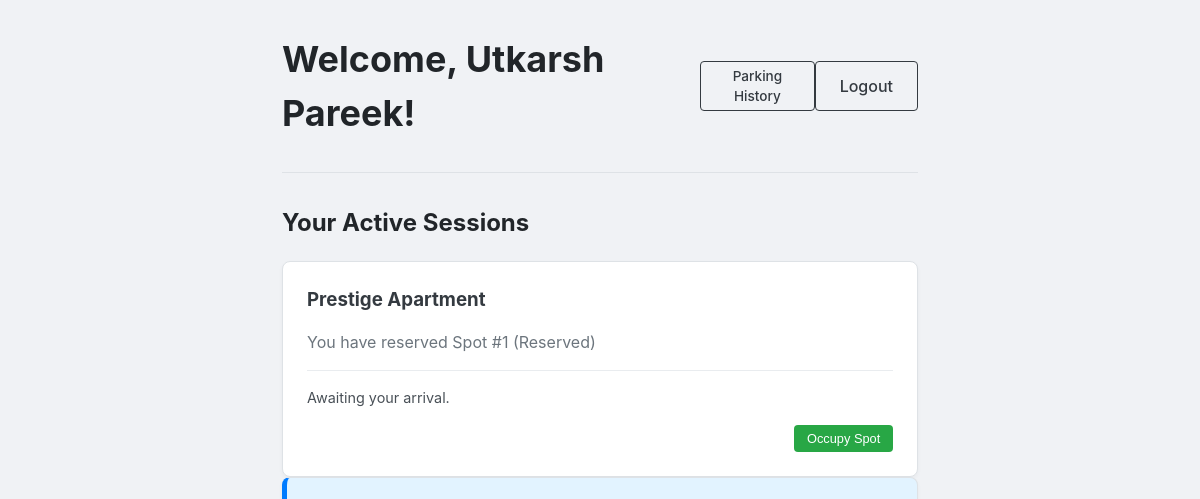
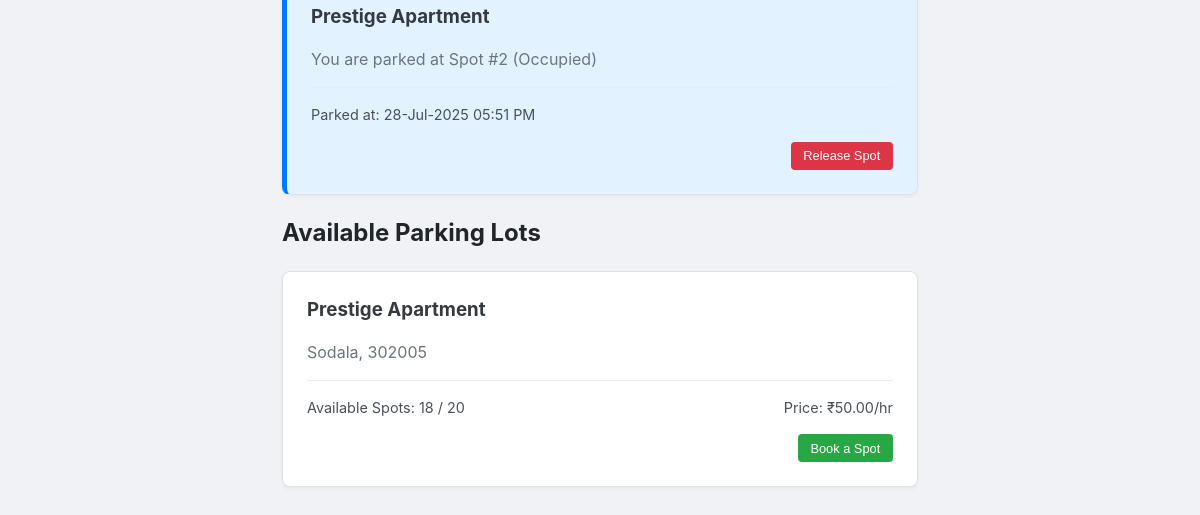
Page /user/dashboard (signed in) on the earlier database version (2 pictures, top to bottom).
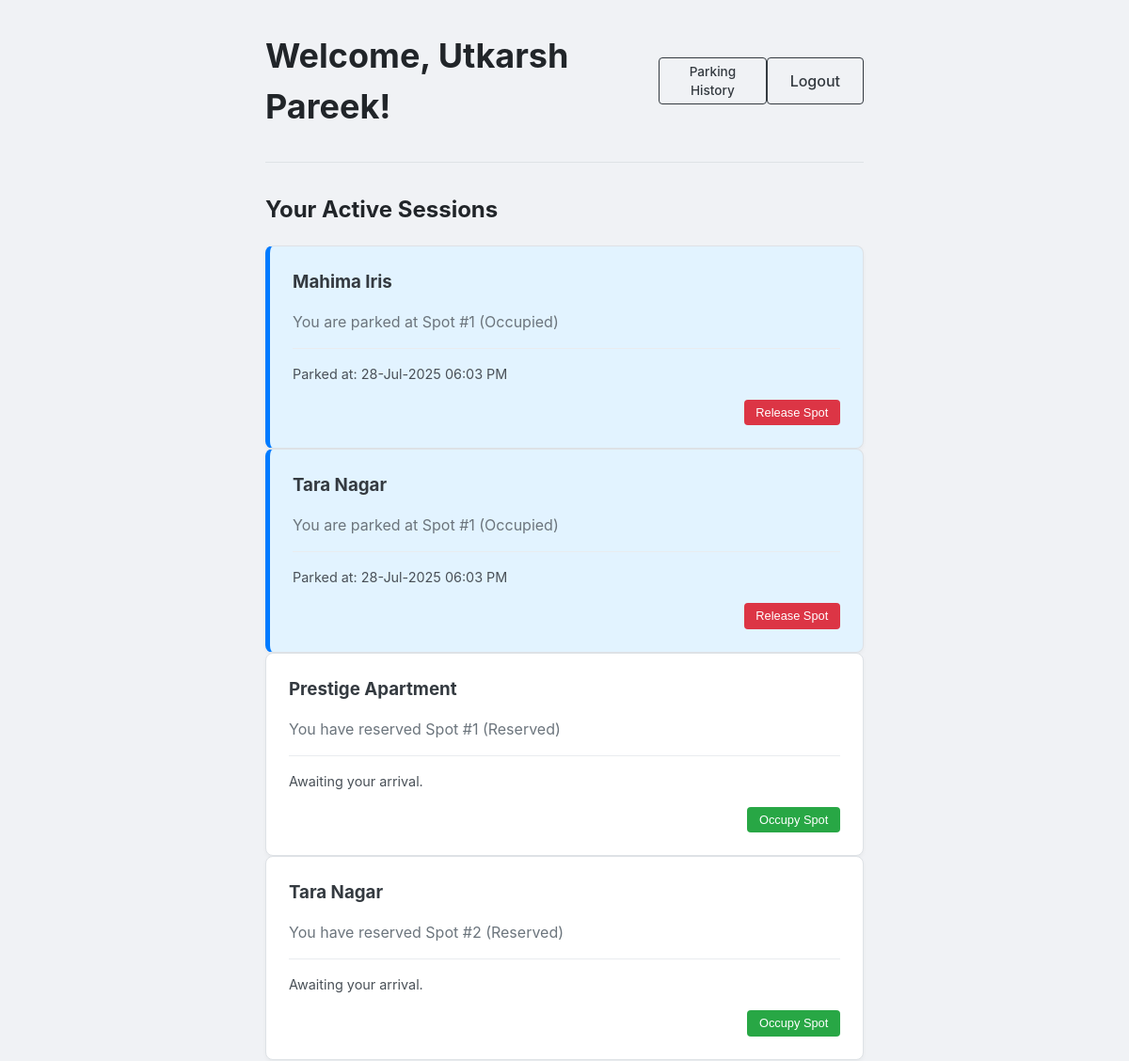
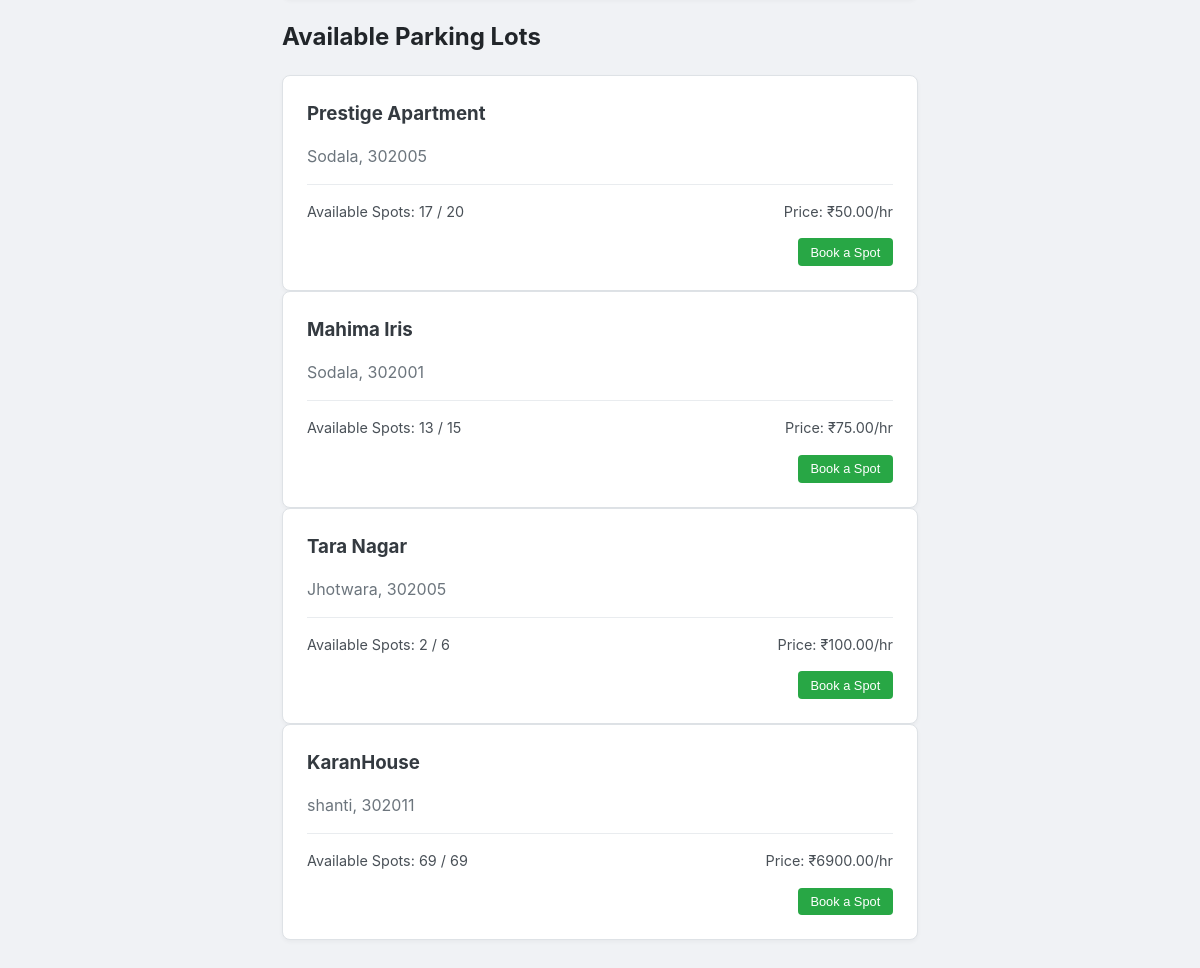
Same page on the later database version (2 pictures, top to bottom).
### models/database.py (models this page shows)
class Reservation(db.Model):
    __tablename__ = 'reservation'
    id = db.Column(db.Integer, primary_key=True)
    spot_id = db.Column(db.Integer, db.ForeignKey('parking_spot.id'), nullable=False)
    user_id = db.Column(db.Integer, db.ForeignKey('user.id'), nullable=False)
    start_time = db.Column(db.DateTime, nullable=True)
    end_time = db.Column(db.DateTime, nullable=True)
    total_cost = db.Column(db.Float, nullable=True)

class ParkingLot(db.Model):
    __tablename__ = 'parking_lot'
    id = db.Column(db.Integer, primary_key=True)
    name = db.Column(db.String(50), nullable=False)
    address = db.Column(db.String(100), nullable=False)
    pincode = db.Column(db.String(10), nullable=False)
    capacity = db.Column(db.Integer, nullable=False)
    price_per_hour = db.Column(db.Float, nullable=False)
    spots = db.relationship('ParkingSpot', backref='lot', lazy=True, cascade="all, delete-orphan")

class ParkingSpot(db.Model):
    __tablename__ = 'parking_spot'
    id = db.Column(db.Integer, primary_key=True)
    lot_id = db.Column(db.Integer, db.ForeignKey('parking_lot.id'), nullable=False)
    spot_number = db.Column(db.Integer, nullable=False)
    status = db.Column(db.String(1), default='A', nullable=False) # 'A' for Available, 'O' for Occupied, 'R' for Reserved
    reservations = db.relationship('Reservation', backref='spot', lazy=True, cascade="all, delete-orphan")

### routes/user_routes.py (the view)
@user_bp.route('/user/dashboard')
def user_dashboard():
    if 'user_id' not in session:
        flash('You must be logged in to view this page.', 'danger')
        return redirect(url_for('auth.login'))
    print(f"--- DEBUG: Checking for reservations for user_id: {session.get('user_id')} ---")
    active_reservations = Reservation.query.filter(
        Reservation.user_id == session['user_id'],
        Reservation.end_time.is_(None)
    ).all()
    print(f"--- DEBUG: Query found these reservations: {active_reservations} ---")
    lots = ParkingLot.query.all()
    return render_template('user/user_dashboard.html', lots=lots, active_reservations=active_reservations)

### app.py (called while the page is built)
def to_ist(utc_dt):
    if utc_dt is None:
        return ""
    utc_dt = utc_dt.replace(tzinfo=ZoneInfo("UTC"))
    return utc_dt.astimezone(ZoneInfo("Asia/Kolkata"))

### templates/user/user_dashboard.html (shortened to what this page needs)
{% extends "layout.html" %}
{% block content %}
<div class="dashboard-container">
    <div class="dashboard-header">
        <h1>Welcome, {{ session.full_name }}!</h1>
        <a href="{{ url_for('user.parking_history') }}" class="btn btn-outline btn-sm">Parking History</a>
        <a href="{{ url_for('auth.logout') }}" class="btn btn-outline">Logout</a>
    </div>
    <hr>
    {% if active_reservations %}
    <h2>Your Active Sessions</h2>
    {% for reservation in active_reservations %}
        {% if reservation.start_time %}
            <div class="lot-card active-session mb-3"> <h3>{{ reservation.spot.lot.name }}</h3>
                <p class="lot-meta">You are parked at Spot #{{ reservation.spot.spot_number }} (Occupied)</p>
                <div class="lot-details">
                    <span>Parked at: {{ (reservation.start_time | to_ist).strftime('%d-%b-%Y %I:%M %p') }}</span>
                </div>
                <div class="lot-actions">
                    <form method="POST" action="{{ url_for('user.release_spot', reservation_id=reservation.id) }}">
                        <button type="submit" class="btn-action btn-delete">Release Spot</button>
                    </form>
                </div>
            </div>
        {% else %}
            <div class="lot-card reserved-session mb-3"> <h3>{{ reservation.spot.lot.name }}</h3>
                <p class="lot-meta">You have reserved Spot #{{ reservation.spot.spot_number }} (Reserved)</p>
                <div class="lot-details">
                    <span>Awaiting your arrival.</span>
                </div>
                <div class="lot-actions">
                    <form method="POST" action="{{ url_for('user.occupy_spot', reservation_id=reservation.id) }}">
                        <button type="submit" class="btn-action btn-book">Occupy Spot</button>
                    </form>
                </div>
            </div>
        {% endif %}
    {% endfor %}
{% endif %}
    <h2>Available Parking Lots</h2>
    {% for lot in lots %}
        {% set available_spots = lot.spots|selectattr('status', 'equalto', 'A')|list|length %}
        {% if available_spots > 0 %}
        <div class="lot-card">
            <h3>{{ lot.name }}</h3>
            <p class="lot-meta">{{ lot.address }}, {{ lot.pincode }}</p>
            <div class="lot-details">
                <span>Available Spots: {{ available_spots }} / {{ lot.capacity }}</span>
                <span>Price: ₹{{ "%.2f"|format(lot.price_per_hour) }}/hr</span>
            </div>
            <div class="lot-actions">
                <form method="POST" action="{{ url_for('user.book_spot', lot_id=lot.id) }}">
                    <button type="submit" class="btn-action btn-book">Book a Spot</button>
                </form>
            </div>
        </div>
        {% endif %}
    {% endfor %}
</div>
{% endblock %}

Differences in the rows shown:
no longer on this page (row edited): Reservation: spot.lot.name "Prestige Apartment", spot.spot_number "2", start_time "28-Jul-2025 05:51 PM"
added Reservation: spot.lot.name "Mahima Iris", spot.spot_number "1", start_time "28-Jul-2025 06:03 PM"
added Reservation: spot.lot.name "Tara Nagar", spot.spot_number "1", start_time "28-Jul-2025 06:03 PM"
added Reservation: spot.lot.name "Tara Nagar", spot.spot_number "2"
computed for ParkingLot "Prestige Apartment": available_spots "18" → "17"
added ParkingLot: name "Mahima Iris", address "Sodala", pincode "302001", available_spots "13", capacity "15", price_per_hour "75.00"
added ParkingLot: name "Tara Nagar", address "Jhotwara", pincode "302005", available_spots "2", capacity "6", price_per_hour "100.00"
added ParkingLot: name "KaranHouse", address "shanti", pincode "302011", capacity "69", price_per_hour "6900.00"
